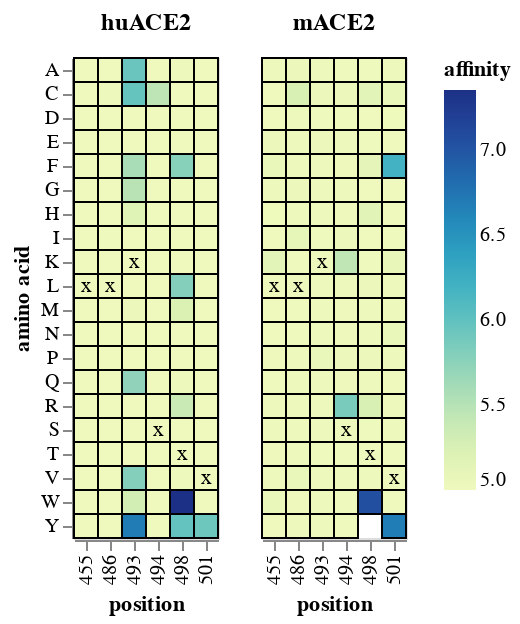

The cell this chart's notebook holds for it:
### Code cell
heatmap_base = (
    alt.Chart(muteffects_tidy)
    .encode(
        x=alt.X("position:O"),
        y=alt.Y("mutant", title="amino acid"),
        tooltip=tooltips,
    )
    .properties(height=alt.Step(12), width=alt.Step(12))
)

heatmap_colors = (
    heatmap_base
    .encode(
        color=alt.Color("affinity"),
        strokeWidth=alt.condition(mutation_selector, alt.value(3), alt.value(1)),
    )
    .mark_rect(stroke="black")
)

heatmap_wildtype = (
    heatmap_base
    .transform_filter(alt.datum.wildtype == alt.datum.mutant)
    .mark_text(text="x", color="black")
)

heatmap = (
    (heatmap_colors + heatmap_wildtype)
    .facet(
        column=alt.Column(
            "ACE2",
            title=None,
            header=alt.Header(labelFontWeight="bold", labelFontSize=12),
        ),
    )
    .add_selection(mutation_selector)
)

heatmap

### Figure 1 — Vega-Lite specification as saved in the notebook (floating-point values rounded to 4 significant figures; data arrays with more than 128 entries replaced by an {"elided": "..."} marker saying what was removed)
{"config": {"view": {"continuousWidth": 400, "continuousHeight": 300}}, "data": {"name": "data-4c6031e02f89b40c7cb706cc29ad2227"}, "facet": {"column": {"field": "ACE2", "header": {"labelFontSize": 12, "labelFontWeight": "bold"}, "title": null, "type": "nominal"}}, "spec": {"layer": [{"mark": {"type": "rect", "stroke": "black"}, "encoding": {"color": {"field": "affinity", "type": "quantitative"}, "strokeWidth": {"condition": {"value": 3, "selection": "selector001"}, "value": 1}, "tooltip": [{"field": "mutation", "type": "nominal"}, {"field": "huACE2", "format": ".3f", "type": "quantitative"}, {"field": "mACE2", "format": ".3f", "type": "quantitative"}], "x": {"field": "position", "type": "ordinal"}, "y": {"field": "mutant", "title": "amino acid", "type": "nominal"}}, "height": {"step": 12}, "selection": {"selector001": {"type": "single", "on": "mouseover", "empty": "none", "fields": ["mutation"]}}, "width": {"step": 12}}, {"mark": {"type": "text", "color": "black", "text": "x"}, "encoding": {"tooltip": [{"field": "mutation", "type": "nominal"}, {"field": "huACE2", "format": ".3f", "type": "quantitative"}, {"field": "mACE2", "format": ".3f", "type": "quantitative"}], "x": {"field": "position", "type": "ordinal"}, "y": {"field": "mutant", "title": "amino acid", "type": "nominal"}}, "height": {"step": 12}, "transform": [{"filter": "(datum.wildtype === datum.mutant)"}], "width": {"step": 12}}]}, "$schema": "https://vega.github.io/schema/vega-lite/v4.17.0.json", "datasets": {"data-4c6031e02f89b40c7cb706cc29ad2227": {"elided": "240 records"}}}
